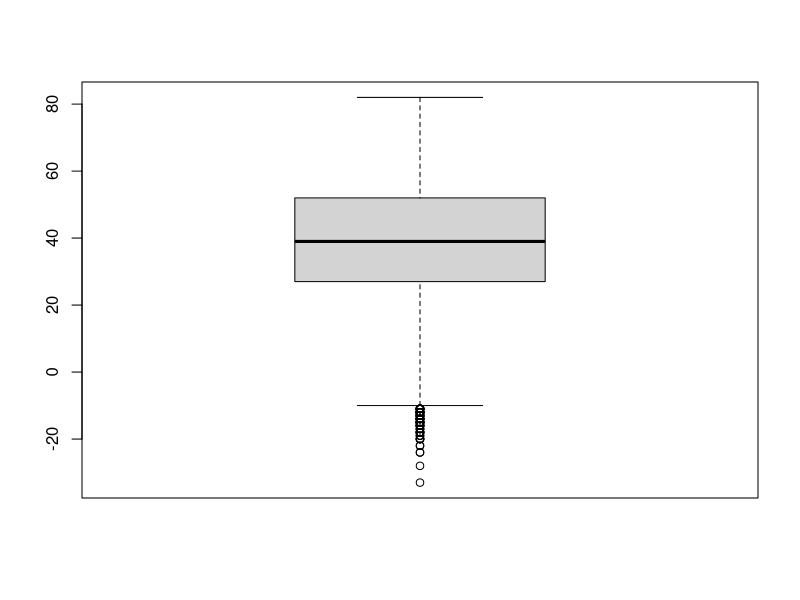
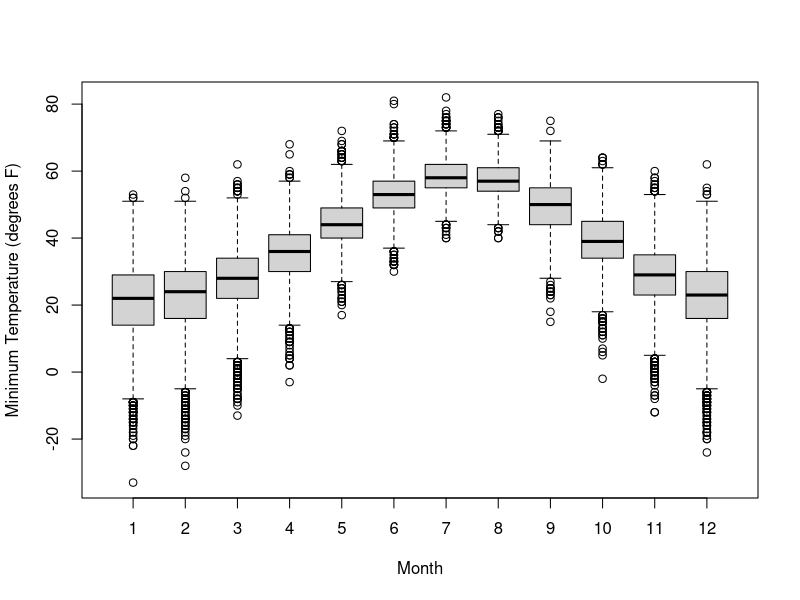
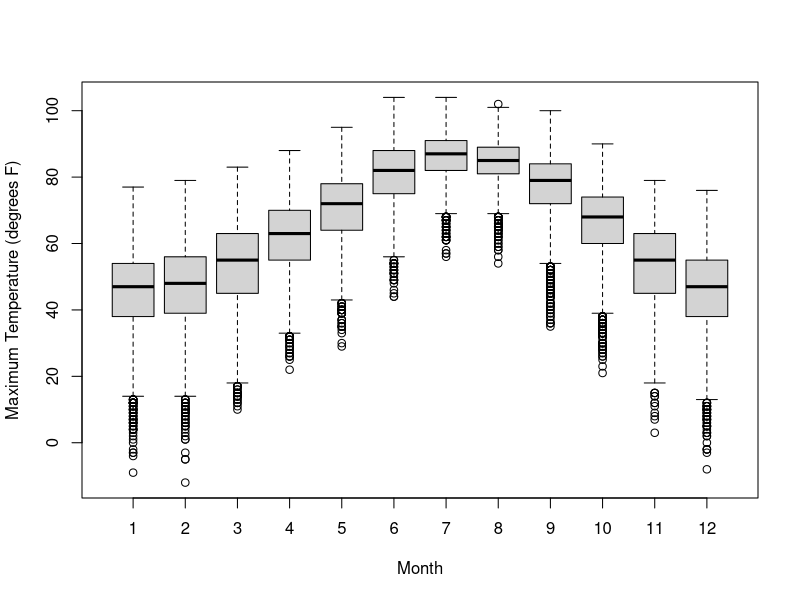

R code for these plots, in order:
# # # # # # # # # # # # # # # # # # # # # # # # # # # # # # # # # # # # # # # # # # # # # # # # # # # # # # # # # # #
# BOX PLOTS

bd = read.csv("BoulderDaily.csv")

# We can create a simple boxplot of the temperatures:

boxplot( bd$tmin )

# What if we wanted to look at seasonal trends again?  Can we use boxplots?

boxplot( tmin ~ month, data=bd, xlab="Month", ylab="Minimum Temperature (degrees F)" )

# That's pretty cool!  It shows us the seasonality we saw before, and it also shows the
# smaller variability in the summer months.

boxplot( tmax ~ month, data=bd, xlab="Month", ylab="Maximum Temperature (degrees F)" )


# QUESTION!
# Are there temperature trends over year?